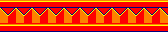

This is a level from a 2D game, rendered from its Tiled map with the project's own tilesets. A one-line summary and the complete map file follow:
An orthogonal 21x4 tile map with 8x8 px tiles, 1 tile layer (Tile Layer 1).

<map version="1.0" tiledversion="1.1.3" orientation="orthogonal" renderorder="right-down" width="21" height="4" tilewidth="8" tileheight="8" infinite="0" nextobjectid="1">
 <tileset firstgid="1" source="tileset.tsx" />
 <layer name="Tile Layer 1" width="21" height="4">
  <data encoding="csv">
13,13,13,13,13,13,13,13,13,13,13,13,13,13,13,13,13,13,13,13,13,
1,2,1,2,1,2,1,2,1,2,1,2,1,2,1,2,1,2,1,2,1,
7,8,7,8,7,8,7,8,7,8,7,8,7,8,7,8,7,8,7,8,7,
13,13,13,13,13,13,13,13,13,13,13,13,13,13,13,13,13,13,13,13,13
</data>
 </layer>
</map>
